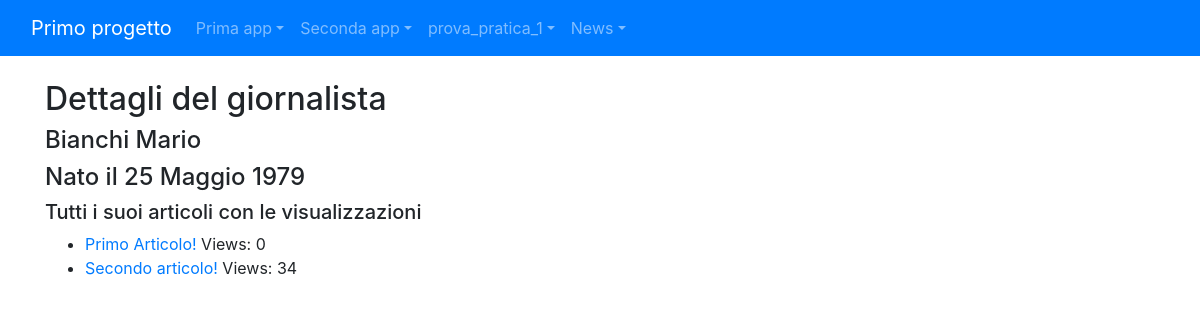
Screenshot of /news/giornalista/3 with the database file from the repository.
### news/models.py (models this page shows)
class Giornalista(models.Model):
    nome=models.CharField(max_length=20)
    cognome=models.CharField(max_length=20)
    anno_di_nascita= models.DateField(blank=True)
    def __str__(self):
        return self.nome + " " +self.cognome
    class Meta:
        verbose_name = "Giornalista"
        verbose_name_plural = "Giornalisti"

class Articolo(models.Model):
    titolo=models.CharField(max_length=200)
    contenuto=models.TextField()
    giornalista=models.ForeignKey(Giornalista, on_delete=models.CASCADE, related_name="articoli")
    data=models.DateField( blank=True)
    visualizzazioni=models.IntegerField(default=0,blank=True)
    def __str__(self):
        return self.titolo
    class Meta:
            verbose_name = "Articolo"
            verbose_name_plural = "Articoli"

### news/views.py (the view)
# urls.py: path("giornalista/<int:pk>",giornalistaDetailView,name="giornalista_detail")
def giornalistaDetailView(request,pk=None):
    giornalista=get_object_or_404(Giornalista,pk=pk)
    articoli=Articolo.objects.filter(giornalista=giornalista)
    context={"giornalista":giornalista,"articoli":articoli}
    print(context)
    return render(request,"news/giornalista_detail.html",context)

### news/templates/news/giornalista_detail.html (shortened to what this page needs)
{% extends 'base.html' %}
{% block content %}
    <h2>Dettagli del giornalista</h2>
    <h4>{{giornalista.cognome}} {{giornalista.nome}}</h4>
    <h4>Nato il {{giornalista.anno_di_nascita}}</h4>
    <h5>Tutti i suoi articoli con le visualizzazioni</h5>
    <ul>
        {% for articolo in articoli %}
            <li><a href="{% url 'news:articolo_detail' pk=articolo.pk %}">{{ articolo.titolo }}</a> Views: {{articolo.visualizzazioni}}</li>
        {% endfor %}
    </ul>
{% endblock content %}

### rows the page displays
Giornalista: cognome "Bianchi", nome "Mario", anno_di_nascita "25 Maggio 1979"
Articolo: titolo "Primo Articolo!", visualizzazioni "0"
Articolo: titolo "Secondo articolo!", visualizzazioni "34"
